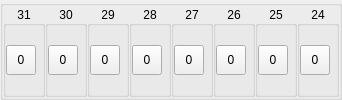
        <widget class="QGroupBox" name="groupBox24_31">
         <layout class="QHBoxLayout" name="horizontalLayout_7">
          <property name="spacing">
           <number>0</number>
          </property>
          <property name="leftMargin">
           <number>0</number>
          </property>
          <property name="topMargin">
           <number>0</number>
          </property>
          <property name="rightMargin">
           <number>0</number>
          </property>
          <property name="bottomMargin">
           <number>0</number>
          </property>
          <item>
           <widget class="QGroupBox" name="groupBox31">
            <property name="title">
             <string notr="true">31</string>
            </property>
            <property name="alignment">
             <set>Qt::AlignCenter</set>
            </property>
            <layout class="QVBoxLayout" name="verticalLayout_21">
             <property name="leftMargin">
              <number>0</number>
             </property>
             <property name="topMargin">
              <number>0</number>
             </property>
             <property name="rightMargin">
              <number>0</number>
             </property>
             <property name="bottomMargin">
              <number>0</number>
             </property>
             <item>
              <widget class="QToolButton" name="toolButton31">
               <property name="minimumSize">
                <size>
                 <width>30</width>
                 <height>30</height>
                </size>
               </property>
               <property name="maximumSize">
                <size>
                 <width>30</width>
                 <height>30</height>
                </size>
               </property>
               <property name="text">
                <string notr="true">0</string>
               </property>
               <property name="checkable">
                <bool>true</bool>
               </property>
              </widget>
             </item>
            </layout>
           </widget>
          </item>
          <item>
           <widget class="QGroupBox" name="groupBox30">
            <property name="title">
             <string notr="true">30</string>
            </property>
            <property name="alignment">
             <set>Qt::AlignCenter</set>
            </property>
            <layout class="QVBoxLayout" name="verticalLayout_22">
             <property name="leftMargin">
              <number>0</number>
             </property>
             <property name="topMargin">
              <number>0</number>
             </property>
             <property name="rightMargin">
              <number>0</number>
             </property>
             <property name="bottomMargin">
              <number>0</number>
             </property>
             <item>
              <widget class="QToolButton" name="toolButton30">
               <property name="minimumSize">
                <size>
                 <width>30</width>
                 <height>30</height>
                </size>
               </property>
               <property name="maximumSize">
                <size>
                 <width>30</width>
                 <height>30</height>
                </size>
               </property>
               <property name="text">
                <string notr="true">0</string>
               </property>
               <property name="checkable">
                <bool>true</bool>
               </property>
              </widget>
             </item>
            </layout>
           </widget>
          </item>
          <item>
           <widget class="QGroupBox" name="groupBox29">
            <property name="title">
             <string notr="true">29</string>
            </property>
            <property name="alignment">
             <set>Qt::AlignCenter</set>
            </property>
            <layout class="QVBoxLayout" name="verticalLayout_23">
             <property name="leftMargin">
              <number>0</number>
             </property>
             <property name="topMargin">
              <number>0</number>
             </property>
             <property name="rightMargin">
              <number>0</number>
             </property>
             <property name="bottomMargin">
              <number>0</number>
             </property>
             <item>
              <widget class="QToolButton" name="toolButton29">
               <property name="minimumSize">
                <size>
                 <width>30</width>
                 <height>30</height>
                </size>
               </property>
               <property name="maximumSize">
                <size>
                 <width>30</width>
                 <height>30</height>
                </size>
               </property>
               <property name="text">
                <string notr="true">0</string>
               </property>
               <property name="checkable">
                <bool>true</bool>
               </property>
              </widget>
             </item>
            </layout>
           </widget>
          </item>
          <item>
           <widget class="QGroupBox" name="groupBox28">
            <property name="title">
             <string notr="true">28</string>
            </property>
            <property name="alignment">
             <set>Qt::AlignCenter</set>
            </property>
            <layout class="QVBoxLayout" name="verticalLayout_24">
             <property name="leftMargin">
              <number>0</number>
             </property>
             <property name="topMargin">
              <number>0</number>
             </property>
             <property name="rightMargin">
              <number>0</number>
             </property>
             <property name="bottomMargin">
              <number>0</number>
             </property>
             <item>
              <widget class="QToolButton" name="toolButton28">
               <property name="minimumSize">
                <size>
                 <width>30</width>
                 <height>30</height>
                </size>
               </property>
               <property name="maximumSize">
                <size>
                 <width>30</width>
                 <height>30</height>
                </size>
               </property>
               <property name="text">
                <string notr="true">0</string>
               </property>
               <property name="checkable">
                <bool>true</bool>
               </property>
              </widget>
             </item>
            </layout>
           </widget>
          </item>
          <item>
           <widget class="QGroupBox" name="groupBox27">
            <property name="title">
             <string notr="true">27</string>
            </property>
            <property name="alignment">
             <set>Qt::AlignCenter</set>
            </property>
            <layout class="QVBoxLayout" name="verticalLayout_25">
             <property name="leftMargin">
              <number>0</number>
             </property>
             <property name="topMargin">
              <number>0</number>
             </property>
             <property name="rightMargin">
              <number>0</number>
             </property>
             <property name="bottomMargin">
              <number>0</number>
             </property>
             <item>
              <widget class="QToolButton" name="toolButton27">
               <property name="minimumSize">
                <size>
                 <width>30</width>
                 <height>30</height>
                </size>
               </property>
               <property name="maximumSize">
                <size>
                 <width>30</width>
                 <height>30</height>
                </size>
               </property>
               <property name="text">
                <string notr="true">0</string>
               </property>
               <property name="checkable">
                <bool>true</bool>
               </property>
              </widget>
             </item>
            </layout>
           </widget>
          </item>
          <item>
           <widget class="QGroupBox" name="groupBox26">
            <property name="title">
             <string notr="true">26</string>
            </property>
            <property name="alignment">
             <set>Qt::AlignCenter</set>
            </property>
            <layout class="QVBoxLayout" name="verticalLayout_26">
             <property name="leftMargin">
              <number>0</number>
             </property>
             <property name="topMargin">
              <number>0</number>
             </property>
             <property name="rightMargin">
              <number>0</number>
             </property>
             <property name="bottomMargin">
              <number>0</number>
             </property>
             <item>
              <widget class="QToolButton" name="toolButton26">
               <property name="minimumSize">
                <size>
                 <width>30</width>
                 <height>30</height>
                </size>
               </property>
               <property name="maximumSize">
                <size>
                 <width>30</width>
                 <height>30</height>
                </size>
               </property>
               <property name="text">
                <string notr="true">0</string>
               </property>
               <property name="checkable">
                <bool>true</bool>
               </property>
              </widget>
             </item>
            </layout>
           </widget>
          </item>
          <item>
           <widget class="QGroupBox" name="groupBox25">
            <property name="title">
             <string notr="true">25</string>
            </property>
            <property name="alignment">
             <set>Qt::AlignCenter</set>
            </property>
            <layout class="QVBoxLayout" name="verticalLayout_27">
             <property name="leftMargin">
              <number>0</number>
             </property>
             <property name="topMargin">
              <number>0</number>
             </property>
             <property name="rightMargin">
              <number>0</number>
             </property>
             <property name="bottomMargin">
              <number>0</number>
             </property>
             <item>
              <widget class="QToolButton" name="toolButton25">
               <property name="minimumSize">
                <size>
                 <width>30</width>
                 <height>30</height>
                </size>
               </property>
               <property name="maximumSize">
                <size>
                 <width>30</width>
                 <height>30</height>
                </size>
               </property>
               <property name="text">
                <string notr="true">0</string>
               </property>
               <property name="checkable">
                <bool>true</bool>
               </property>
              </widget>
             </item>
            </layout>
           </widget>
          </item>
          <item>
           <widget class="QGroupBox" name="groupBox24">
            <property name="title">
             <string notr="true">24</string>
            </property>
            <property name="alignment">
             <set>Qt::AlignCenter</set>
            </property>
            <layout class="QVBoxLayout" name="verticalLayout_28">
             <property name="leftMargin">
              <number>0</number>
             </property>
             <property name="topMargin">
              <number>0</number>
             </property>
             <property name="rightMargin">
              <number>0</number>
             </property>
             <property name="bottomMargin">
              <number>0</number>
             </property>
             <item>
              <widget class="QToolButton" name="toolButton24">
               <property name="minimumSize">
                <size>
                 <width>30</width>
                 <height>30</height>
                </size>
               </property>
               <property name="maximumSize">
                <size>
                 <width>30</width>
                 <height>30</height>
                </size>
               </property>
               <property name="text">
                <string notr="true">0</string>
               </property>
               <property name="checkable">
                <bool>true</bool>
               </property>
              </widget>
             </item>
            </layout>
           </widget>
          </item>
         </layout>
        </widget>
